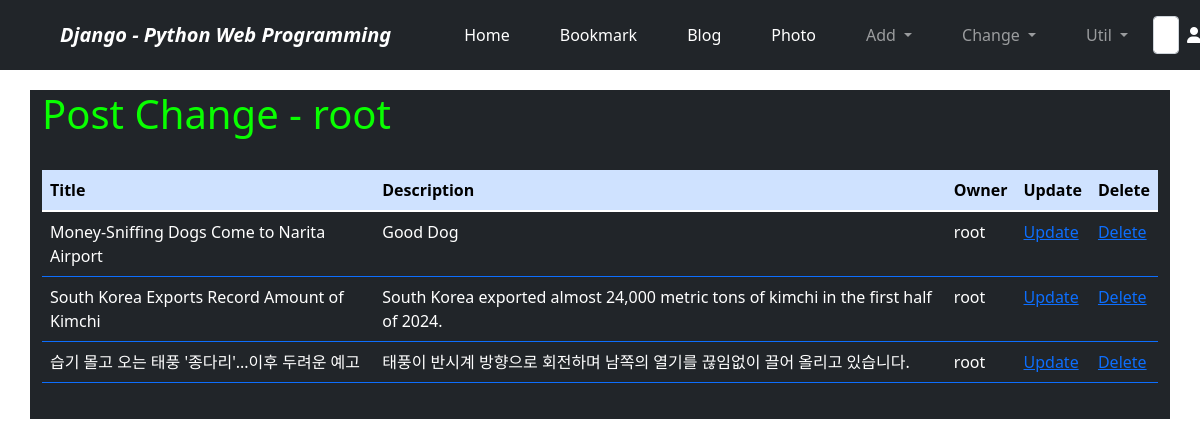
/blog/change/ (signed in), run on the app's committed database.
### blog/models.py (models this page shows, shortened)
class Post(models.Model):
    title = models.CharField('TITLE', max_length=50)
    slug = models.SlugField('SLUG', unique=True, allow_unicode=True, help_text='one word for title alias.')
    description = models.CharField('DESCRIPTION', max_length=100, blank=True, help_text='simple description text.')
    content = models.TextField('CONTENT')
    create_dt = models.DateTimeField('CREATE DATE', auto_now_add=True)
    modify_dt = models.DateTimeField('MODIFY DATE', auto_now=True)
    owner = models.ForeignKey(User, on_delete=models.CASCADE, null=True, blank=True, verbose_name='OWNER')
    tags = TaggableManager(blank=True)
    class Meta:
        verbose_name = 'post'
        verbose_name_plural = 'posts'
        db_table = 'blog_posts'
        ordering = ('-modify_dt',)

### blog/views.py (the view)
# urls.py: path('change/', PostChangeLV.as_view(), name='change'),
class PostChangeLV(LoginRequiredMixin, ListView):
    template_name = 'blog/post_change_list.html'
    def get_queryset(self):
        return Post.objects.filter(owner=self.request.user)

### blog/templates/blog/post_change_list.html (shortened to what this page needs)
{% extends 'base.html' %}
{% block content %}
<h1 style="color:#09ff00">Post Change - {{user}}</h1>
<br>
<table class="table table-dark border-primary">
    <thead>
        <tr class="table-primary">
            <th>Title</th>
            <th>Description</th>
            <th>Owner</th>
            <th>Update</th>
            <th>Delete</th>
        </tr>
    </thead>
    <tbody>
        {% for item in object_list %}
        <tr>
            <td>{{ item.title }}</td>
            <td>{{ item.description }}</td>
            <td>{{ item.owner }}</td>
            <td><a href="{% url 'blog:update' item.id %}">Update</a></td>
            <td><a href="{% url 'blog:delete' item.id %}">Delete</a></td>
        </tr>
        {% endfor %}
    </tbody>
</table>
{% endblock %}

### data on the page
Post: title "Money-Sniffing Dogs Come to Narita Airport", description "Good Dog", owner "root"
Post: title "South Korea Exports Record Amount of Kimchi", description "South Korea exported almost 24,000 metric tons of kimchi in the first half of 2024.", owner "root"
Post: title "습기 몰고 오는 태풍 '종다리'...이후 두려운 예고", description "태풍이 반시계 방향으로 회전하며 남쪽의 열기를 끊임없이 끌어 올리고 있습니다.", owner "root"

### other printed values
{{ user }} "root"
